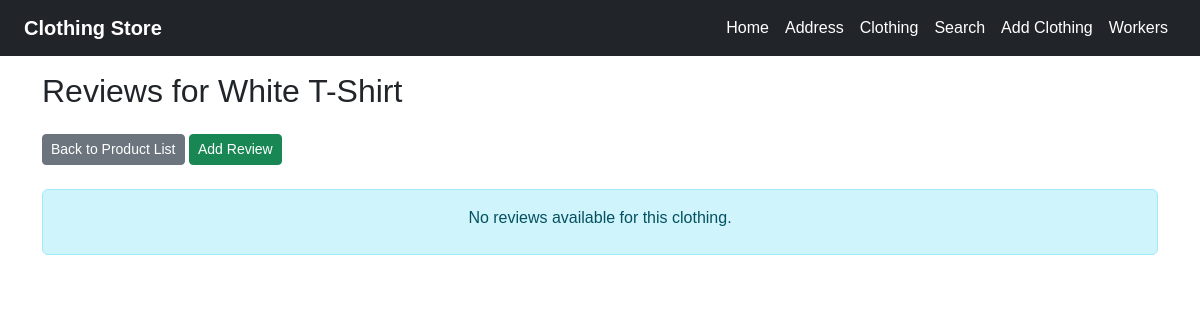
Before: /reviews/1/ with the older database file.
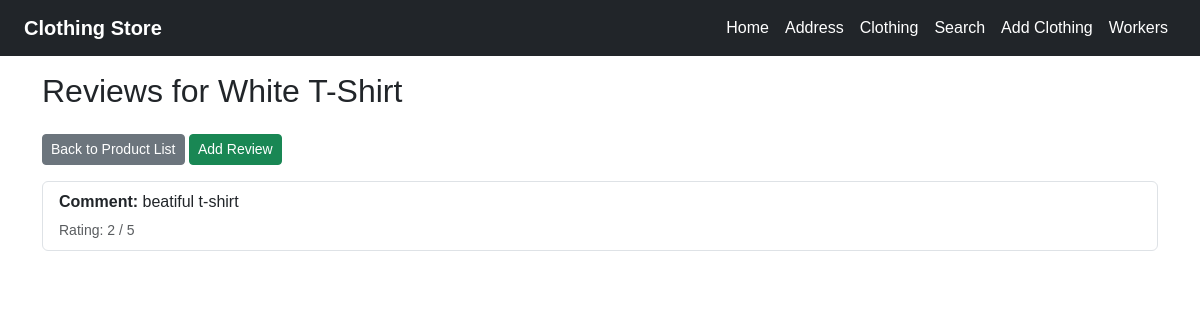
After: the same page with the newer database file.
### reviews/models.py (models this page shows, shortened)
class ReviewModel(models.Model):
    clothing = models.ForeignKey(ClothingModel, on_delete=models.CASCADE, related_name='reviews')
    rating = models.IntegerField()
    comment = models.TextField()

### reviews/views.py (the view)
# urls.py: path('<int:pk>/', views.clothing_reviews, name='clothing_reviews'),
def clothing_reviews(request,pk):
    clothing=get_object_or_404(ClothingModel,pk=pk)
    reviews=clothing.reviews.all()
    return render(request,'reviews/clothing_reviews.html',{
        'clothing':clothing,
        'reviews':reviews
        })

### reviews/templates/reviews/clothing_reviews.html (shortened to what this page needs)
{% extends 'layout.html' %}
{% block content %}
<div class="container mt-5">
    <h2 class="mb-4">Reviews for {{ clothing.name }}</h2>
    <div class="mb-3">
        <a href="{% url 'product_list' %}" class="btn btn-secondary btn-sm">Back to Product List</a>
        <a href="{% url 'add_review' clothing.pk %}" class="btn btn-success btn-sm">Add Review</a>
    </div>
    {% if reviews %}
        <ul class="list-group">
            {% for review in reviews %}
                <li class="list-group-item">
                    <p class="mb-1"><strong>Comment:</strong> {{ review.comment }}</p>
                    <small class="text-muted">Rating: {{ review.rating }} / 5</small>
                </li>
            {% endfor %}
        </ul>
    {% else %}
        <div class="alert alert-info text-center mt-4">
            <p class="mb-2">No reviews available for this clothing.</p>
        </div>
    {% endif %}
</div>
{% endblock %}

Changed rows visible on the page:
added ReviewModel: comment "beatiful t-shirt", rating "2"
Other visible differences:
text no longer shown: "No reviews available for this clothing."
